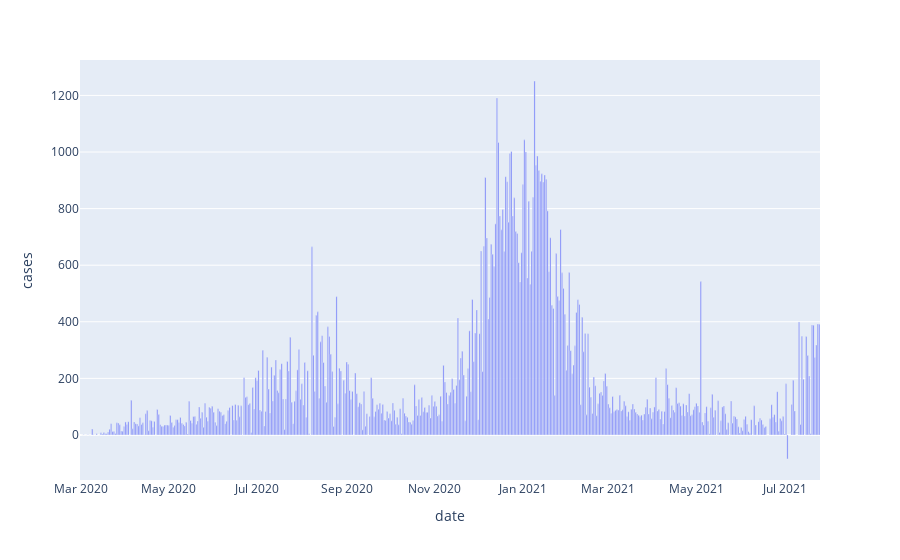

Write notebook code for a chart like this one.
### Markdown cell above
Note how the data is always increasing. This is because the data is aggregated meaning that each case adds from the previous. The deaths are also aggregated. To unaggregate the data, we will use the .diff() function in pandas.

Strangely though, notice how towards the beginning of July 2021, the deaths all of the sudden go down and then start slowly increasing again. We will come back to this in a bit, for now lets see the results of unaggregating the data.

### Code cell
alameda_county['cases'] = alameda_county['cases'].diff()
alameda_county['deaths'] = alameda_county['deaths'].diff()
px.bar(data_frame= alameda_county, x = 'date', y = 'cases')

### Figure 1 — Plotly figure (JSON) as saved in the notebook; plotly's stock layout.template omitted (floating-point values rounded to 4 significant figures; data arrays with more than 128 entries replaced by an {"elided": "..."} marker saying what was removed)
{"data": [{"alignmentgroup": "True", "hovertemplate": "date=%{x}<br>cases=%{y}<extra></extra>", "legendgroup": "", "marker": {"color": "#636efa"}, "name": "", "offsetgroup": "", "orientation": "v", "showlegend": false, "textposition": "auto", "type": "bar", "x": {"elided": "512 str values"}, "xaxis": "x", "y": {"elided": "512 int values"}, "yaxis": "y"}], "layout": {"barmode": "relative", "legend": {"tracegroupgap": 0}, "margin": {"t": 60}, "xaxis": {"anchor": "y", "domain": [0, 1], "title": {"text": "date"}}, "yaxis": {"anchor": "x", "domain": [0, 1], "title": {"text": "cases"}}}}
